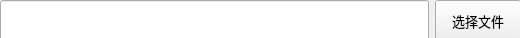
<?xml version="1.0" encoding="UTF-8"?>
<ui version="4.0">
 <class>choose_file_widget</class>
 <widget class="QWidget" name="choose_file_widget">
  <property name="geometry">
   <rect>
    <x>0</x>
    <y>0</y>
    <width>520</width>
    <height>38</height>
   </rect>
  </property>
  <property name="windowTitle">
   <string>Form</string>
  </property>
  <widget class="QWidget" name="horizontalLayoutWidget">
   <property name="geometry">
    <rect>
     <x>0</x>
     <y>0</y>
     <width>521</width>
     <height>41</height>
    </rect>
   </property>
   <layout class="QHBoxLayout" name="horizontalLayout" stretch="5,1">
    <item>
     <widget class="QLineEdit" name="choose_file_path_edt">
      <property name="sizePolicy">
       <sizepolicy hsizetype="Preferred" vsizetype="Preferred">
        <horstretch>0</horstretch>
        <verstretch>0</verstretch>
       </sizepolicy>
      </property>
     </widget>
    </item>
    <item>
     <widget class="QPushButton" name="choose_file_btn">
      <property name="sizePolicy">
       <sizepolicy hsizetype="Preferred" vsizetype="Preferred">
        <horstretch>0</horstretch>
        <verstretch>0</verstretch>
       </sizepolicy>
      </property>
      <property name="font">
       <font>
        <pointsize>10</pointsize>
       </font>
      </property>
      <property name="text">
       <string>选择文件</string>
      </property>
     </widget>
    </item>
   </layout>
  </widget>
 </widget>
 <resources/>
 <connections/>
</ui>
